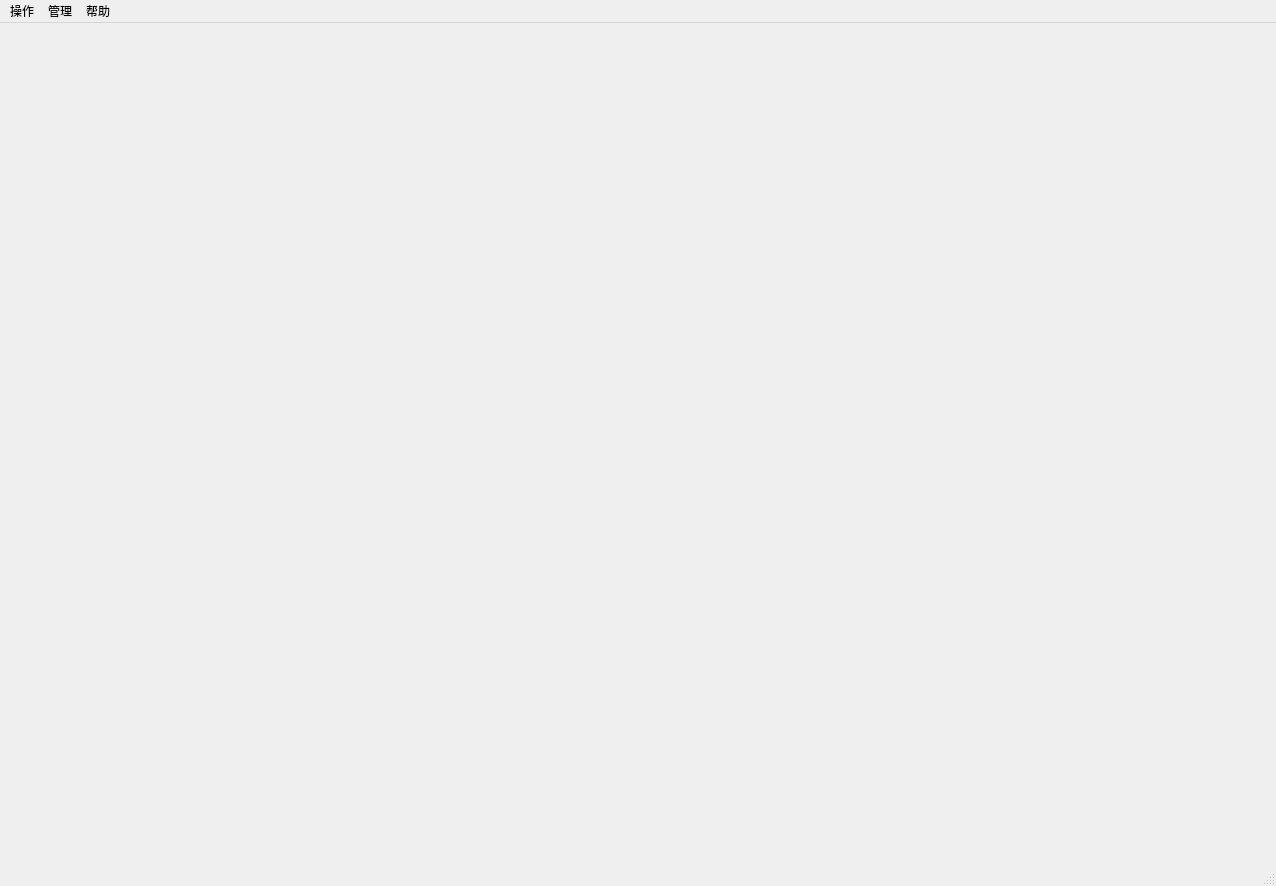
<?xml version="1.0" encoding="UTF-8"?>
<ui version="4.0">
 <class>IndexMain</class>
 <widget class="QMainWindow" name="IndexMain">
  <property name="geometry">
   <rect>
    <x>0</x>
    <y>0</y>
    <width>1276</width>
    <height>886</height>
   </rect>
  </property>
  <property name="windowTitle">
   <string>小账本</string>
  </property>
  <property name="windowIcon">
   <iconset resource="../resource/resource.qrc">
    <normaloff>:/icon/main.ico</normaloff>:/icon/main.ico</iconset>
  </property>
  <widget class="QWidget" name="centralwidget">
   <layout class="QGridLayout" name="gridLayout_8">
    <item row="0" column="0">
     <widget class="QStackedWidget" name="mainStackedWidget"/>
    </item>
   </layout>
  </widget>
  <widget class="QMenuBar" name="menubar">
   <property name="geometry">
    <rect>
     <x>0</x>
     <y>0</y>
     <width>1276</width>
     <height>25</height>
    </rect>
   </property>
   <widget class="QMenu" name="menu">
    <property name="title">
     <string>操作</string>
    </property>
    <addaction name="separator"/>
    <addaction name="separator"/>
    <addaction name="actionrefresh"/>
    <addaction name="separator"/>
    <addaction name="close"/>
    <addaction name="separator"/>
   </widget>
   <widget class="QMenu" name="menu_2">
    <property name="title">
     <string>帮助</string>
    </property>
    <addaction name="action_help"/>
   </widget>
   <widget class="QMenu" name="menu_3">
    <property name="title">
     <string>管理</string>
    </property>
    <addaction name="separator"/>
    <addaction name="actionshouye"/>
    <addaction name="separator"/>
    <addaction name="actionManager"/>
    <addaction name="separator"/>
    <addaction name="typeManager"/>
    <addaction name="separator"/>
    <addaction name="actionuser"/>
    <addaction name="separator"/>
   </widget>
   <addaction name="menu"/>
   <addaction name="menu_3"/>
   <addaction name="menu_2"/>
  </widget>
  <widget class="QStatusBar" name="statusbar"/>
  <action name="actionManager">
   <property name="text">
    <string>记录管理</string>
   </property>
   <property name="font">
    <font>
     <family>Arial</family>
     <pointsize>9</pointsize>
    </font>
   </property>
  </action>
  <action name="typeManager">
   <property name="text">
    <string>类型管理</string>
   </property>
   <property name="font">
    <font>
     <family>Arial</family>
    </font>
   </property>
  </action>
  <action name="actionbang">
   <property name="text">
    <string>帮助</string>
   </property>
   <property name="font">
    <font>
     <family>Arial</family>
     <pointsize>10</pointsize>
    </font>
   </property>
  </action>
  <action name="close">
   <property name="text">
    <string>退出登录</string>
   </property>
   <property name="font">
    <font>
     <family>Arial</family>
    </font>
   </property>
  </action>
  <action name="action_help">
   <property name="text">
    <string>关于</string>
   </property>
   <property name="font">
    <font>
     <family>Arial</family>
    </font>
   </property>
  </action>
  <action name="actionrefresh">
   <property name="text">
    <string>刷新</string>
   </property>
   <property name="font">
    <font>
     <family>Arial</family>
    </font>
   </property>
  </action>
  <action name="actionuser">
   <property name="text">
    <string>用户管理</string>
   </property>
   <property name="font">
    <font>
     <family>Arial</family>
    </font>
   </property>
  </action>
  <action name="actionshouye">
   <property name="text">
    <string>首页</string>
   </property>
   <property name="font">
    <font>
     <family>Arial</family>
    </font>
   </property>
  </action>
 </widget>
 <resources>
  <include location="../resource/resource.qrc"/>
 </resources>
 <connections/>
</ui>
